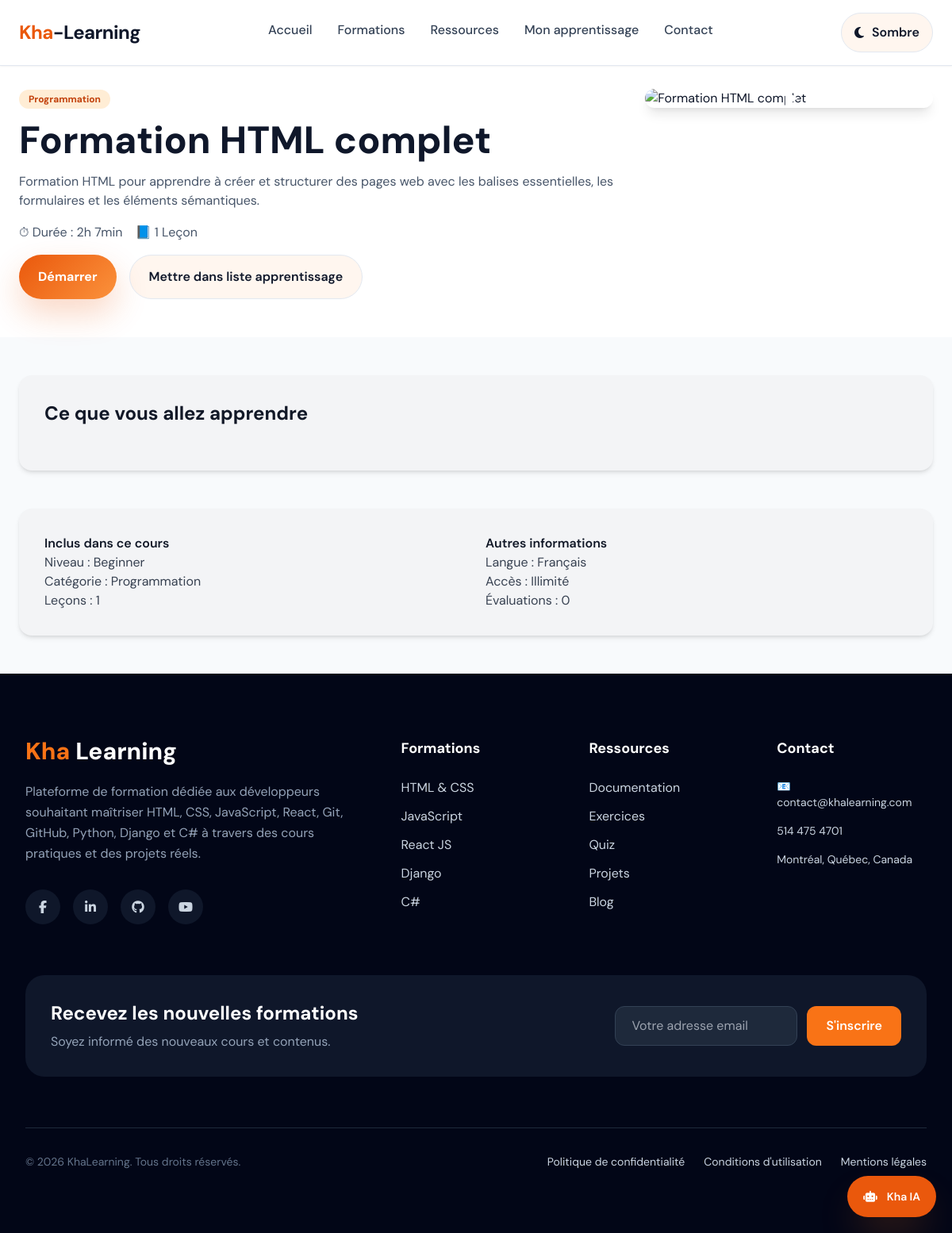
The app's page /courses/7/ with its own data.
### main/models.py (models this page shows, shortened)
class Course(models.Model):
    title = models.CharField(max_length=200)
    description = models.TextField(blank=True)
    image = models.ImageField(upload_to='images/', blank=True, null=True)
    category = models.ForeignKey(
        Category, on_delete=models.SET_NULL, null=True, related_name='courses'
    )
    created_at = models.DateTimeField(default=timezone.now)
    updated_at = models.DateTimeField(auto_now=True)
    is_featured = models.BooleanField(default=False)
    youtube_url = models.URLField(blank=True, null=True)
    author = models.CharField(max_length=100, blank=True)
    duration = models.PositiveIntegerField(blank=True, null=True, help_text="Durée en minutes")
    level = models.CharField(
        max_length=50,
        blank=True,
        choices=[('Beginner','Beginner'),('Intermediate','Intermediate'),('Advanced','Advanced')]
    )
    learning_points = models.TextField(
        blank=True,
        help_text="Écrire chaque point sur une nouvelle ligne"
    )
    class Meta:
        ordering = ['-created_at']
    def youtube_id(self):
        if not self.youtube_url:
            return None
        url_data = urlparse(self.youtube_url)
        query = parse_qs(url_data.query)
        return query.get("v", [None])[0]
    def youtube_thumbnail(self):
        video_id = self.youtube_id()
        if video_id:
            return f"https://img.youtube.com/vi/{video_id}/hqdefault.jpg"
        return None
    def duration_display(self):
        if not self.duration:
            return "Variable"
        hours = self.duration // 60
        minutes = self.duration % 60
        if hours > 0:
            return f"{hours}h {minutes}min" if minutes > 0 else f"{hours}h"
        return f"{minutes}min"
    def learning_points_list(self):
        return self.learning_points.splitlines()

class Category(models.Model):
    name = models.CharField(max_length=100)
    description = models.TextField(blank=True)
    image = models.ImageField(upload_to='categories/', blank=True, null=True)
    slug = models.SlugField(unique=True)
    class Meta:
        verbose_name_plural = "Categories"

### main/views.py (the view)
# urls.py: path('courses/<int:id>/', views.course_detail, name='course_detail'),
def course_detail(request, id):
    course = get_object_or_404(Course, id=id)
    return render(request, 'main/course_detail.html', {'course': course})

### main/templates/main/course_detail.html (shortened to what this page needs)
{% extends 'main/base.html' %} {% load static %} {% block content %}
<div class="relative bg-white pt-28 pb-12">
  <div class="max-w-7xl mx-auto px-6 space-y-12 text-slate-900">
    <div class="grid grid-cols-1 md:grid-cols-3 gap-8 items-start">
      <div class="md:col-span-2 space-y-4">
        <span class="inline-block bg-orange-100 text-orange-700 text-xs font-bold px-3 py-1 rounded-full">
          {{ course.category.name }}
        </span>
        <h1 class="text-4xl md:text-5xl font-extrabold">{{ course.title }}</h1>
        <p class="text-slate-600">{{ course.description }}</p>
        <div class="flex flex-wrap items-center gap-4 text-slate-600">
          <span>⏱ Durée : {{ course.duration_display }}</span>
          <span>📘 {{ course.lessons_count|default:"1 Leçon" }}</span>
        </div>
        <div class="flex flex-wrap gap-4 mt-4">
          {% if course.youtube_id %}
          <a
            href="https://www.youtube.com/watch?v={{ course.youtube_id }}"
            target="_blank"
            class="button-primary"
          >
            Démarrer
          </a>
          {% endif %}
          <a href="{% url 'add_to_learning' course.id %}"
            class="button-secondary"
          >
            Mettre dans liste apprentissage
          </a>
        </div>
      </div>
      <div>
        {% if course.youtube_id %}
        <a
          href="https://www.youtube.com/watch?v={{ course.youtube_id }}"
          target="_blank"
          class="relative block rounded-xl overflow-hidden shadow-lg"
        >
          <img
            src="{{ course.youtube_thumbnail }}"
            alt="{{ course.title }}"
            class="w-full h-full object-cover"
          />
          <div class="absolute inset-0 flex items-center justify-center">
            <svg
              class="w-16 h-16 text-white"
              viewBox="0 0 24 24"
              fill="currentColor"
            >
              <path d="M10 8l6 4-6 4V8z" />
            </svg>
          </div>
        </a>
        {% endif %}
      </div>
    </div>
  </div>
</div>
<div class="max-w-7xl mx-auto px-6 py-12 space-y-12">
  <div class="bg-gray-100 p-8 rounded-2xl shadow-md">
    <h2 class="text-2xl font-bold mb-6 text-gray-900">
      Ce que vous allez apprendre
    </h2>
  </div>
  <div
    class="bg-gray-100 p-8 rounded-2xl shadow-md grid grid-cols-1 md:grid-cols-2 gap-6 text-gray-700"
  >
    <div>
      <h3 class="font-semibold text-gray-900">Inclus dans ce cours</h3>
      <p>Niveau : {{ course.level }}</p>
      <p>Catégorie : {{ course.category.name }}</p>
      <p>Leçons : {{ course.lessons_count|default:"1" }}</p>
    </div>
    <div>
      <h3 class="font-semibold text-gray-900">Autres informations</h3>
      <p>Langue : {{ course.language|default:"Français" }}</p>
      <p>Accès : Illimité</p>
      <p>Évaluations : {{ course.reviews_count|default:"0" }}</p>
    </div>
  </div>
</div>
{% endblock %}

### main/templates/main/base.html (style rules this page uses)
:root { color-scheme: light; --bg: #f8fafc; --surface: #ffffff; --surface-soft: #f1f5f9; --text: #0f172a; --muted: #475569; --border: #e2e8f0; --accent: #ea580c; --accent-soft: rgba(234, 88, 12, 0.12); --shadow: 0 20px 60px rgba(15, 23, 42, 0.08); }
* { box-sizing: border-box; }
html { scroll-behavior: smooth; }
body { margin: 0; min-height: 100vh; background: var(--bg); color: var(--text); font-family: "DM Sans", Inter, system-ui, -apple-system, BlinkMacSystemFont, sans-serif; }
a { color: inherit; text-decoration: none; }
img { max-width: 100%; display: block; }
.button-primary { display: inline-flex; align-items: center; justify-content: center; gap: 10px; padding: 15px 24px; border-radius: 999px; background: linear-gradient(135deg, var(--accent), #fb923c); color: #fff; font-weight: 700; box-shadow: 0 18px 40px rgba(234, 88, 12, 0.24); transition: transform 0.2s ease; }
.button-secondary { display: inline-flex; align-items: center; justify-content: center; gap: 10px; padding: 15px 24px; border-radius: 999px; border: 1px solid var(--border); background: rgba(251, 146, 60, 0.08); color: var(--text); font-weight: 600; transition: background 0.2s ease, transform 0.2s ease; }

### records on screen
Course: category.name "Programmation", title "Formation HTML complet", description "Formation HTML pour apprendre à créer et structurer des pages web avec les balises essentielles, les formulaires et les éléments sémantiques.", duration_display "2h 7min", level "Beginner"

### other values on screen
{{ course.lessons_count|default:"1 Leçon" }} "1 Leçon"
{{ course.lessons_count|default:"1" }} "1"
{{ course.language|default:"Français" }} "Français"
{{ course.reviews_count|default:"0" }} "0"
